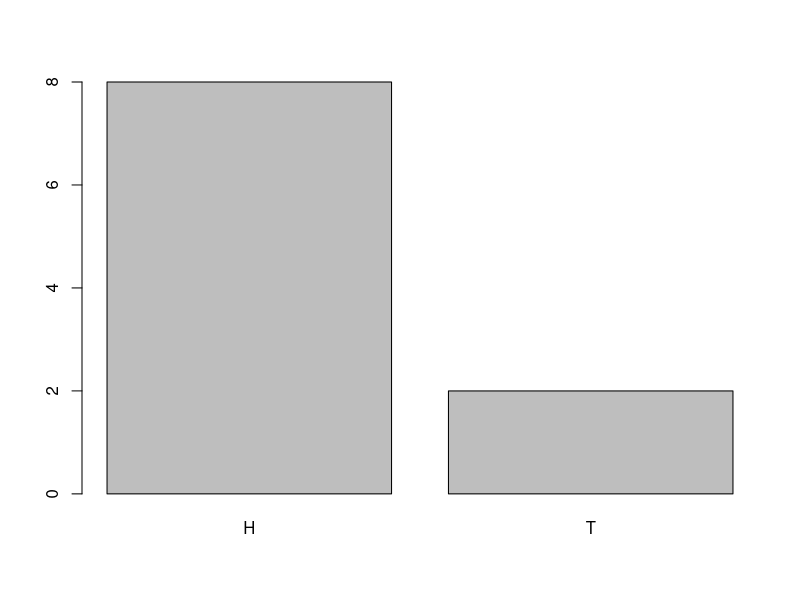
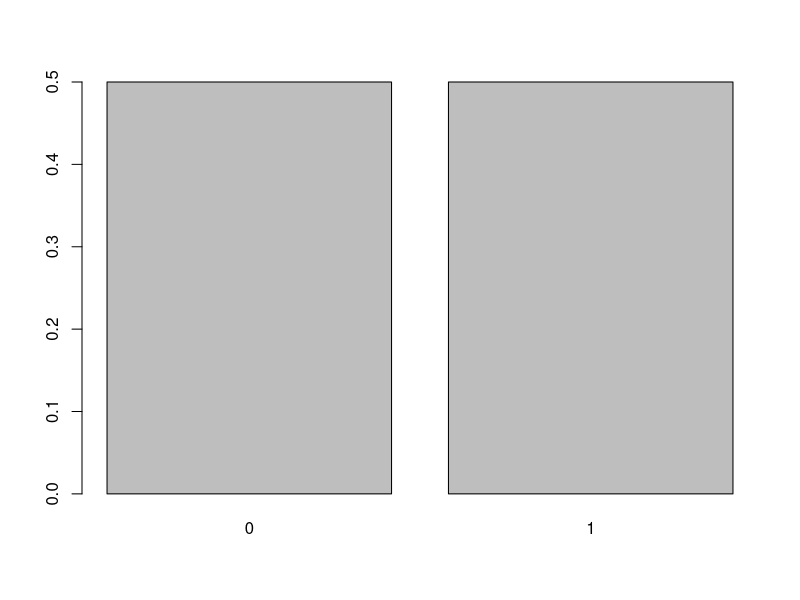
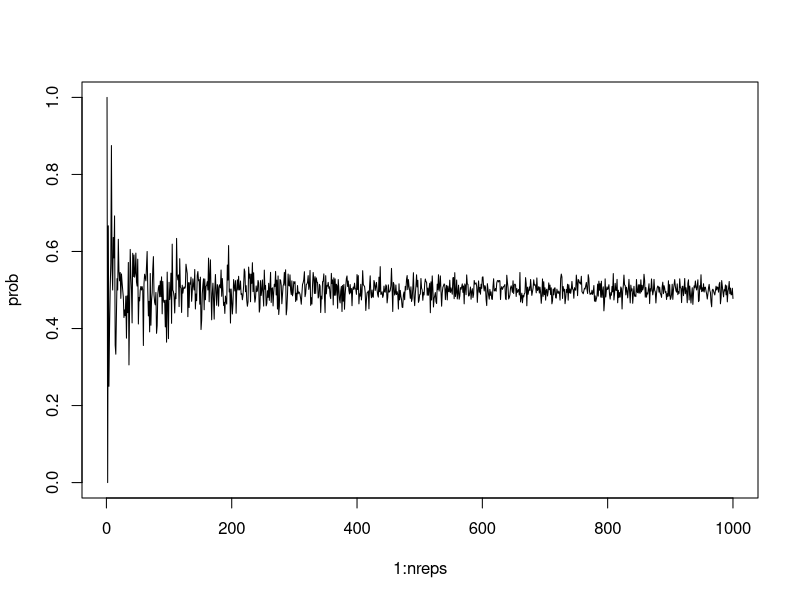

The R script that drew these images, in order:
## ---- chunk 1
knitr::opts_chunk$set(echo = TRUE)
## ---- chunk 2
bfcolor <- function(x, color) {
  if (knitr::is_latex_output()) {
    sprintf("\\textcolor{%s}{\\textbf{%s}}", color, x)
  } else if (knitr::is_html_output()) {
    sprintf("<span style='color: %s;'><b>%s</b></span>", color, x)
  } else x
}
## ---- chunk 3
coin <- sample(c("H", "T"), 1)
coin
## ---- chunk 4
coin2 <- sample(c("1", "0"), 1)
coin2
## ---- chunk 5
(x <- sample(c("H", "T"), 10, replace = TRUE)) #10 coin tosses
## ---- chunk 6
(x2 <- sample(c(1, 0), 10, replace = TRUE)) #10 coin tosses
## ---- chunk 7
table(x) # How many H vs T
## ---- chunk 8
table(x2) # How many 0 vs 1
## ---- chunk 9
prop.table(table(x)) # Proportion of H vs T
## ---- chunk 10
prop.table(table(x2)) # Proportion of 0 vs 1
## ---- chunk 11
barplot(table(x)) # visualize # of heads
## ---- chunk 12
barplot(prop.table(table(x2))) # visualize Proportion of 0"s
## ---- chunk 13
x<-sample( c("H", "T"), 100, replace = TRUE)
table(x)/100 #Estimated probabilities
## ---- chunk 14
x<-sample( c("H", "T"), 1000, replace = TRUE)
table(x)/1000 # long-run average
## ---- chunk 15
nreps <- 1000
prob <- rep(0,nreps)
for(i in 1:nreps){
  coin <- sample(c(1, 0),replace = TRUE, i)
  prob[i] <- sum(coin)/i
}
prob[1:10]
prob[990:1000]
plot(1:nreps, prob, type='l')
## ---- chunk 16
x <- -5
if(x > 0){
print("Non-negative number")
} else {
print("Negative number")
}
## ---- chunk 17
table.of.logarithms <- vector(length=10, mode="numeric") #empty/null vector
table.of.logarithms 

for (i in 1:length(table.of.logarithms)) {
  table.of.logarithms[i] <- log(i)
}

names(table.of.logarithms) <- 1:length(table.of.logarithms)
table.of.logarithms
## ---- chunk 18
fahrenheit_to_centigrade <- function( temp_F ) {
  temp_C <- ((temp_F - 32) * (5/9))
  return(temp_C)
}

fahrenheit_to_centigrade(82)
